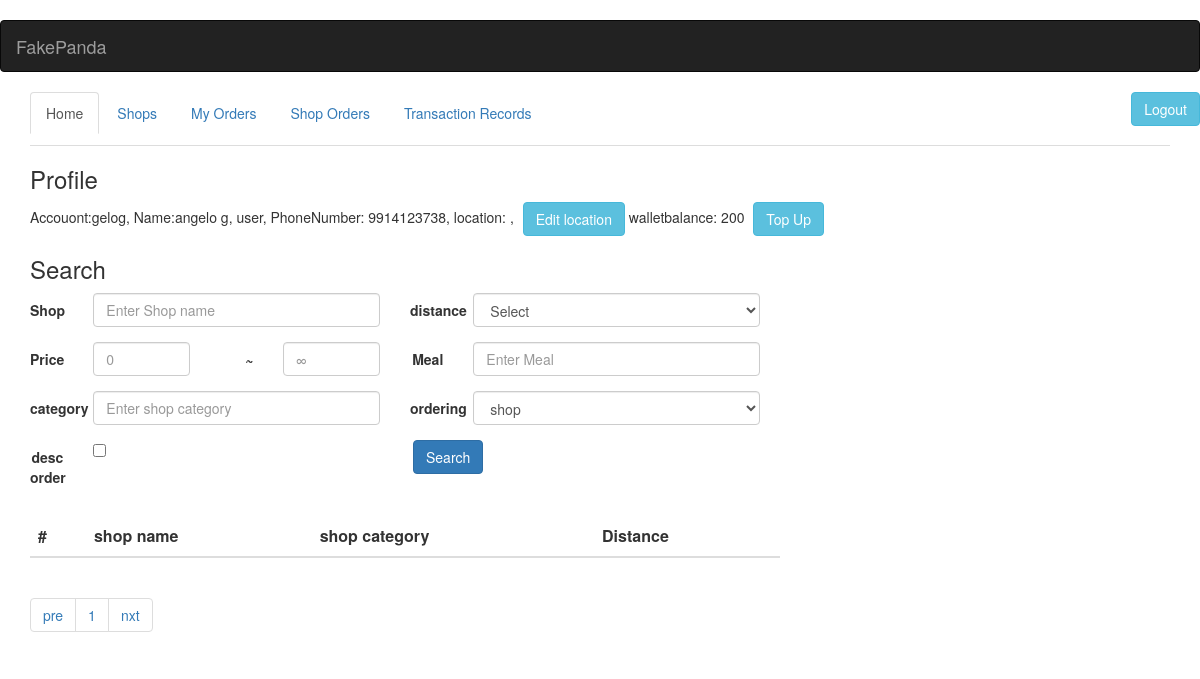
/nav.html (signed in), run on an earlier commit of the app's database.
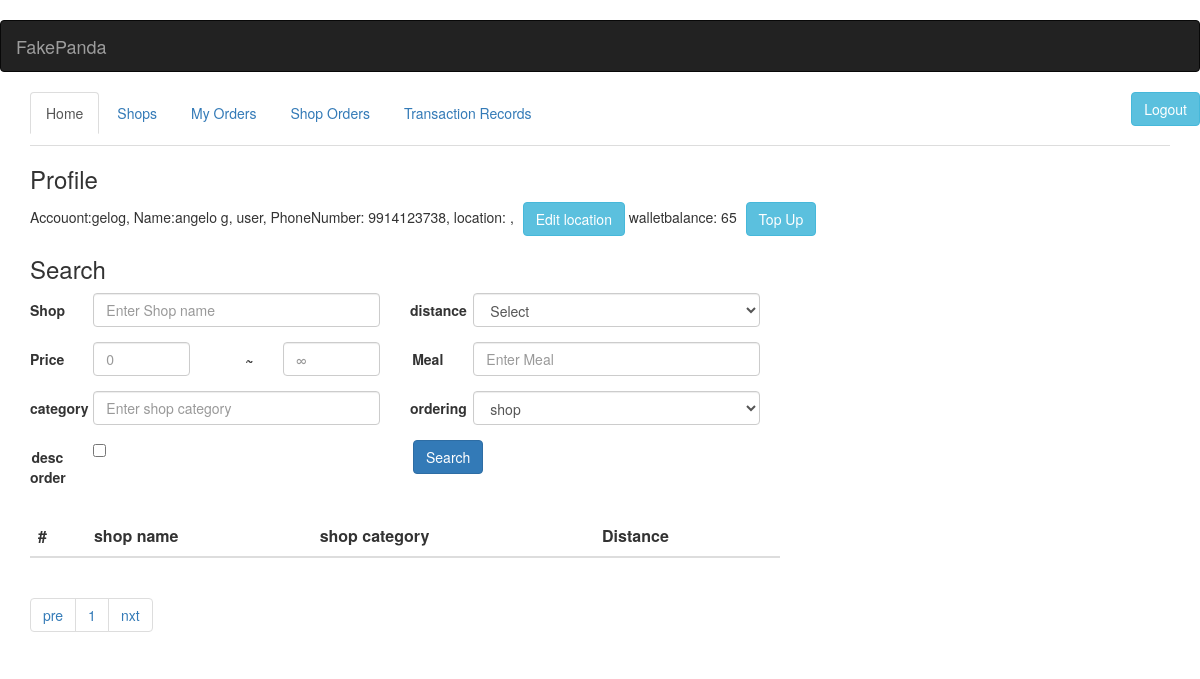
And on a later commit of the database.
### tables this page shows
CREATE TABLE Users(
        UID INTEGER PRIMARY KEY AUTOINCREMENT,
        U_account VARCHAR(256) UNIQUE NOT NULL,
        U_password VARCHAR(64) NOT NULL,
        U_name VARCHAR(256) NOT NULL,
        -- {First name}  {Last name}
        U_type INT NOT NULL,
        -- 0: Normal user, 1: Shop owner
        -- U_latitude FLOAT NOT NULL,
        -- U_longitude FLOAT NOT NULL,
        U_phone VARCHAR(10) NOT NULL,
        U_balance INT NOT NULL,
        -- constraints --
        CONSTRAINT U_balance_non_negative CHECK (U_balance >= 0)
    );

### app.py (the view)
@app.route("/nav.html")
@login_required
def nav():
    user_info = session.get('user_info')
    UID = user_info['UID']
    db = get_db()
    user_info = db.cursor().execute(
        """ select *
            from Users
            where UID = ?""", (UID,)
    ).fetchone()
    session['user_info'] = dict(user_info)
    shop_info = db.cursor().execute(
        """ select *
            from Stores
            where S_owner = ?""", (UID,)
    ).fetchone()
    product_info = db.cursor().execute(
        """ select *
            from Products
            where P_owner = ?""", (UID,)
    ).fetchall()
    image_info = [tple['P_image'].decode("utf-8") for tple in product_info]
    return render_template("nav.html", user_info=user_info, shop_info=shop_info, product_info=product_info, image_info=image_info)

### app.py (called while the page is built)
def get_db():
    db = getattr(g, '_database', None)
    if db is None:
        db = sqlite3.connect(DATABASE)
        db.row_factory = sqlite3.Row
        db.create_function('_GIO_DIS', 4, _distance_between_locations)
        g._database = db
    db.cursor().execute("PRAGMA foreign_keys=ON")
    return db

@app.teardown_appcontext
def close_connection(exception):
    db = getattr(g, '_database', None)
    if db is not None:
        db.close()

def login_required(function):
    @wraps(function)
    def wrap(*args, **kwargs):
        user_info = session.get('user_info', None)
        if user_info is None:
            flash("Please login first")
            return redirect(url_for("index"))
        else:
            return function(*args, **kwargs)
    return wrap

### templates/nav.html (shortened to what this page needs)
﻿<!doctype html>
<html lang="en">
<head>
  <link rel="stylesheet" href="https://maxcdn.bootstrapcdn.com/bootstrap/3.4.1/css/bootstrap.min.css">
</head>
<body>
  <nav class="navbar navbar-inverse">
    <div class="container-fluid">
      <div class="navbar-header">
        <a class="navbar-brand " href="{{ url_for('main.home') }}">FakePanda</a>
      </div>
    </div>
  </nav>
  <div style="float:right">
    <form align="right" name="form1" method="post" action="{{url_for('user.logout')}}">
      <label class="logoutLblPos">
        <input name="Logout" type="submit" style="margin-left: 5px;" class=" btn btn-info " id="Logout" value="Logout">
      </label>
    </form>
  </div>
  <div class="container">
    <ul class="nav nav-tabs">
      <li class="active"><a href="#Home">Home</a></li>
      <li><a href="#Shop">Shops</a></li>
      <li><a href="#MyOrder" onclick="searchMyOrders()">My Orders</a></li>
      <li><a href="#ShopOrder" onclick="searchShopOrders()">Shop Orders</a></li>
      <li><a href="#TsRecord" onclick="searchTransactionRecord()">Transaction Records</a></li>
    </ul>
    <div class="tab-content">
      <div id="Home" class="tab-pane fade in active">
        <h3>Profile</h3>
        <div class="row">
          <div class="col-xs-12">
            Accouont:{{user_info['U_account']}}, Name:{{user_info['U_name']}}, {{'manager' if user_info['U_type'] else
            'user'}}, PhoneNumber:
            {{user_info['U_phone']}}, location:
            {{user_info['U_latitude']}}, {{user_info['U_longitude']}}
            <button type="button " style="margin-left: 5px;" class=" btn btn-info " data-toggle="modal"
              data-target="#location">Edit location</button>
            walletbalance: {{user_info['U_balance']}}
            <button type="button " style="margin-left: 5px;" class=" btn btn-info " data-toggle="modal"
              data-target="#top_up">Top Up</button>
          </div>
        </div>
        <h3>Search</h3>
        <div class=" row  col-xs-8">
          <form class="form-horizontal" action="/action_page.php" method="post" id="search_form">
            <div class="form-group">
              <label class="control-label col-sm-1" for="Shop">Shop</label>
              <div class="col-sm-5">
                <input type="text" class="form-control" name="shop" placeholder="Enter Shop name">
              </div>
              <label class="control-label col-sm-1" for="distance">distance</label>
              <div class="col-sm-5">
                <select class="form-control" name="sel1">
                  <option value="%">Select</option>
                </select>
              </div>
            </div>
            <div class="form-group">
              <label class="control-label col-sm-1" for="Price">Price</label>
              <div class="col-sm-2">
                <input type="number" class="form-control" name="price_low" placeholder="0">
              </div>
              <label class="control-label col-sm-1" for="~">~</label>
              <div class="col-sm-2">
                <input type="number" class="form-control" name="price_high" placeholder="∞">
              </div>
              <label class="control-label col-sm-1" for="Meal">Meal</label>
              <div class="col-sm-5">
                <input type="text" class="form-control" name="meal" placeholder="Enter Meal">
              </div>
            </div>
            <div class="form-group">
              <label class="control-label col-sm-1" for="category"> category</label>
              <div class="col-sm-5">
                <input type="text" class="form-control" name="category" placeholder="Enter shop category">
              </div>
              <label class="control-label col-sm-1" for="order">ordering</label>
              <div class="col-sm-5">
                <select class="form-control" name="ordering">
                  <option>shop</option>
                </select>
              </div>
            </div>
            <div class="form-group">
              <label class="control-label col-sm-1" for="desc order">desc order</label>
              <div class="col-sm-5">
                <input type="checkbox" class="form-check-input" id="desc">
              </div>
              <button type="submit" style="margin-left: 18px;" class="btn btn-primary">Search</button>
            </div>
          </form>
        </div>
        <div class="row">
          <div class="  col-xs-8">
            <table class="table" style="margin-top: 15px;">
              <thead>
                <tr>
                  <th scope="col">#</th>
                  <th scope="col">shop name</th>
                  <th scope="col">shop category</th>
                  <th scope="col">Distance</th>
                </tr>
              </thead>
            </table>
            <ul class="pagination" id="page-update">
              <li class="page-item"><a class="page-link" href="#">pre</a></li>
              <li class="page-item"><a class="page-link" href="#">1</a></li>
              <li class="page-item"><a class="page-link" href="#">nxt</a></li>
            </ul>
          </div>
        </div>
      </div>
    </div>
  </div>
</body>
</html>

What changed in the data, as far as the page shows it:
changed Users "gelog": U_balance "200" → "65"
